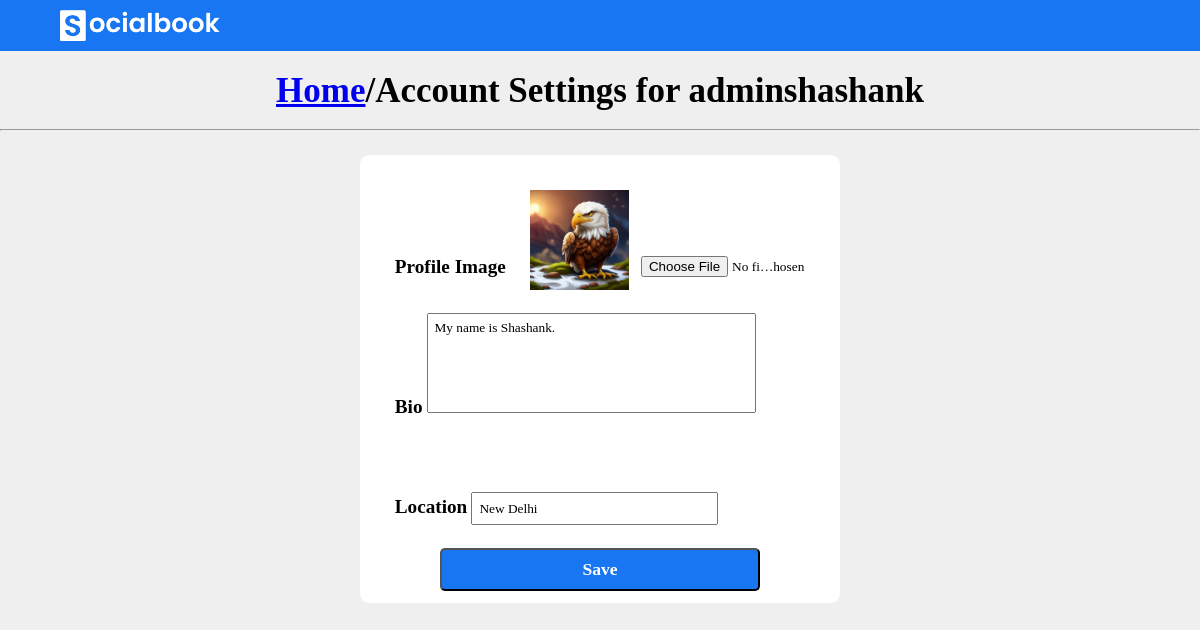
Screenshot of /settings (signed in) with the database file from the repository.
### core/models.py (models this page shows, shortened)
class Profile(models.Model):
    user=models.ForeignKey(User,on_delete=models.CASCADE)
    id_user=models.IntegerField()
    bio=models.TextField(blank=True)
    profileimg=models.ImageField(upload_to='Page_images/profile-pics',default="static/images/blank-profile-picture.jpeg")
    location=models.CharField(max_length=100,blank=True)

### core/views.py (the view, shortened to what this page needs)
# urls.py: path('settings',views.settings,name='settings'),
@login_required(login_url='signin')
def settings(request):
    user_profile=Profile.objects.get(user=request.user)
    return render(request,'settings.html',{'user_profile':user_profile})

### templates/settings.html (shortened to what this page needs)
<!DOCTYPE html>
{% load static %}
<html>
    <head>
        <link rel="stylesheet" href="{% static 'CSS/base.css' %}">
        <link rel="stylesheet" href="{% static 'CSS/settings.css' %}">
    </head>
    <body>
        <nav>
            <div class="nav-left">
                <img src="{% static 'images/logo.png' %}" class="logo">
            </div>
        </nav>
        <p class="settings-heading"><a href="/">Home</a>/Account Settings for <b>{{user.username}}</b></p>
        <br/>
        <hr>
        <div class="settings-container">
            <form action="/settings" method="POST" enctype="multipart/form-data">
                <div class="image-container">
                    <label>Profile Image</label>
                    <img width="100" height="100" src="{{user_profile.profileimg.url}}">
                    <input name="profile-pic" placeholder="image" value="" type="file"/>
                </div>
                <div class="bio">
                    <label>Bio</label>
                    <textarea name="bio" placeholder="Bio" >{{user_profile.bio}}</textarea>
                </div>
                <div class="location">
                    <label>Location</label>
                    <input name="location" placeholder="Location" value="{{user_profile.location}}" type="text"/>
                </div>
                <button type="submit">Save</button>
            </form>
        </div>
    </body>
</html>

### static/CSS/base.css (style rules this page uses)
* { margin: 0; padding: 0; font-family: 'poppins', 'sans-scrif'; box-sizing: border-box; }
body { background-color: #efefef; }
nav { display:flex; align-items: center; justify-content:space-between; background:#1876f2; padding: 5px 5%; position: sticky; top:0; z-index:100; }
.logo { width:160px; margin-right:45px; }

### static/CSS/settings.css (style rules this page uses)
.nav-left, .nav-right { display:flex; align-items: center; }
.settings-heading { margin-top: 20px; text-align: center; font-weight: bold; font-size: 35px; }
.settings-container { background-color: white; width:40%; margin:2% auto; padding:1%; border-radius: 2%; }
.image-container { width:90%; margin:5% 5%; display:flex; justify-content:baseline; gap:3%; }
.image-container img { width:24%; }
.image-container label,input { margin-top: 16%; height:20%; }
.image-container label { width:30%; font-size: 120%; font-weight: bold; }
.image-container input { width:40%; }
.bio,.location { width:90%; margin:2% 5%; }
.bio,.location label { font-size: 120%; font-weight: bold; }
.bio textarea { width:80%; height:100px; resize:none; padding:1.5%; }
.location { margin-bottom: 5%; }
.location input { width:60%; padding:1.5%; }
.settings-container button { background-color: #1876f2; width:70%; padding:2%; margin: 0 15%; color:white; font-size: 110%; font-weight: bold; border-radius: 5px; }

### rows the page displays
Profile: profileimg (picture), bio "My name is Shashank.", location "New Delhi"

### other values shown
{{ user.username }} "adminshashank"
